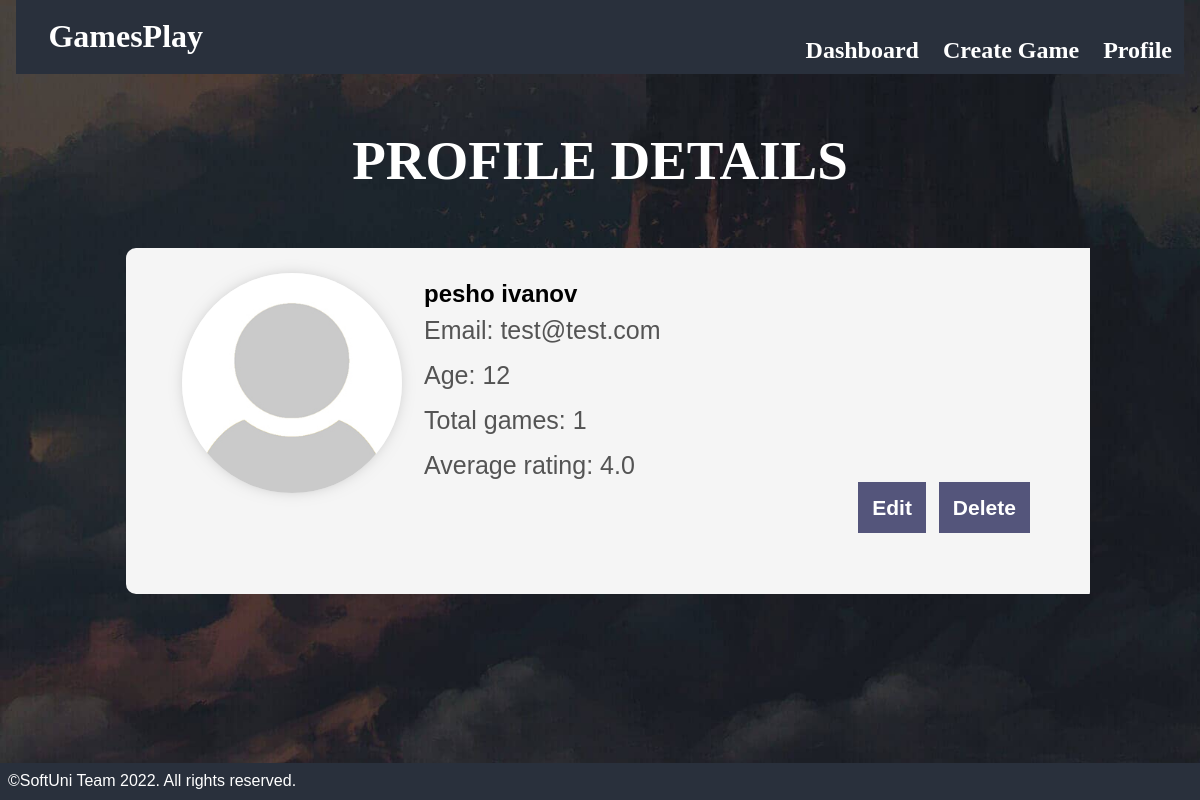
/profile/details/, run on an earlier commit of the app's database.
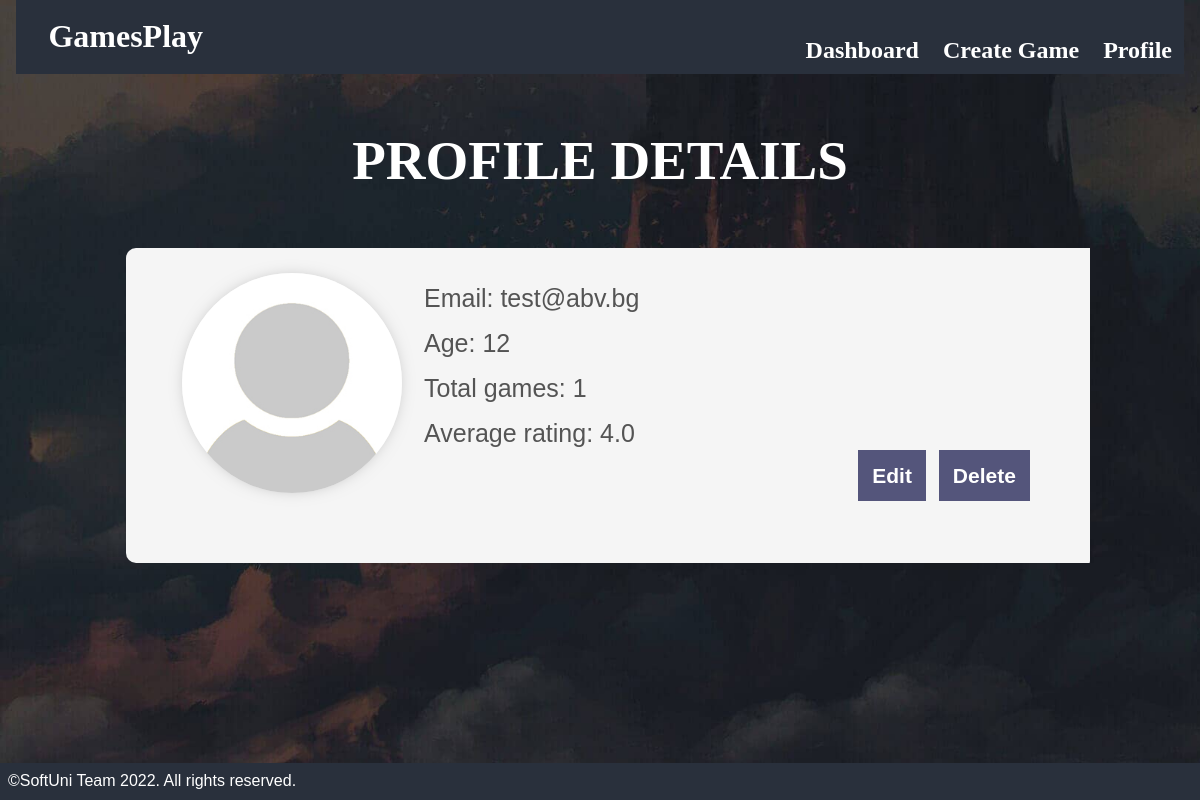
And on a later commit of the database.
### gamesplayapp/web/models.py (models this page shows, shortened)
class Profile(models.Model):
    MINIMUM_AGE = 12
    FIRST_NAME_MAX_LENGTH = 30
    LAST_NAME_MAX_LENGTH = 30
    PASSWORD_MAX_LENGTH = 30
    email = models.EmailField()
    age = models.IntegerField(validators=(MinValueValidator(MINIMUM_AGE),))
    password = models.CharField(max_length=PASSWORD_MAX_LENGTH)
    first_name = models.CharField(max_length=FIRST_NAME_MAX_LENGTH, blank=True, verbose_name="First Name")
    last_name = models.CharField(max_length=LAST_NAME_MAX_LENGTH, blank=True, verbose_name="Last Name")
    profile_picture = models.URLField(blank=True, verbose_name="Profile Picture")
    @property
    def full_name(self):
        return f"{self.first_name} {self.last_name}"

### gamesplayapp/web/views.py (the view)
# urls.py: path('profile/details/', details_profile, name='details profile'),
def details_profile(request):
    profile = get_user_profile()
    all_games = get_all_games()
    all_games_count = all_games.count()
    games_average_rating = sum(game.rating for game in all_games)/all_games_count if all_games else 0.0
    context = {
        "profile": profile,
        "all_games_count": all_games_count,
        "games_average_rating": games_average_rating,
    }
    return render(request, 'profile/details-profile.html', context)

### gamesplayapp/web/core/tools.py (called while the page is built)
def get_user_profile():
    return Profile.objects.all().first()

def get_all_games():
    return Game.objects.all()

### templates/profile/details-profile.html
{% extends 'partials/base.html' %}
{% load static %}]
{% block content %}
    <section id="game-details">
        <h1>Profile Details</h1>
        <div class="info-section">
            <div class="game-header">
                {% if profile.profile_picture %}
                    <img class="game-img" src="{{ profile.profile_picture }}" alt='profile-image'/>
                {% else %}
                    <img class="game-img" src="{% static 'images/default-user.jpg' %}" alt='profile-image'/>
                {% endif %}
                <h1>{{ profile.full_name }}</h1>
                <p class="text">Email: {{ profile.email }}</p>
                <p class="text">Age: {{ profile.age }}</p>
                <p class="text">Total games: {{ all_games_count }}</p>
                <p class="text">Average rating:
                    {% if all_games_count > 0 %}
                        {{ games_average_rating }}
                    {% else %}
                        0.0
                    {% endif %} </p>
                <div class="buttons">
                    <a href="{% url 'edit profile' %}" class="button">Edit</a>
                    <a href="{% url 'delete profile' %}" class="button">Delete</a>
                </div>
            </div>
        </div>
    </section>
{% endblock %}

What changed in the data, as far as the page shows it:
removed Profile: full_name "pesho ivanov", email "test@test.com", age "12"
added Profile: email "test@abv.bg", age "12"
